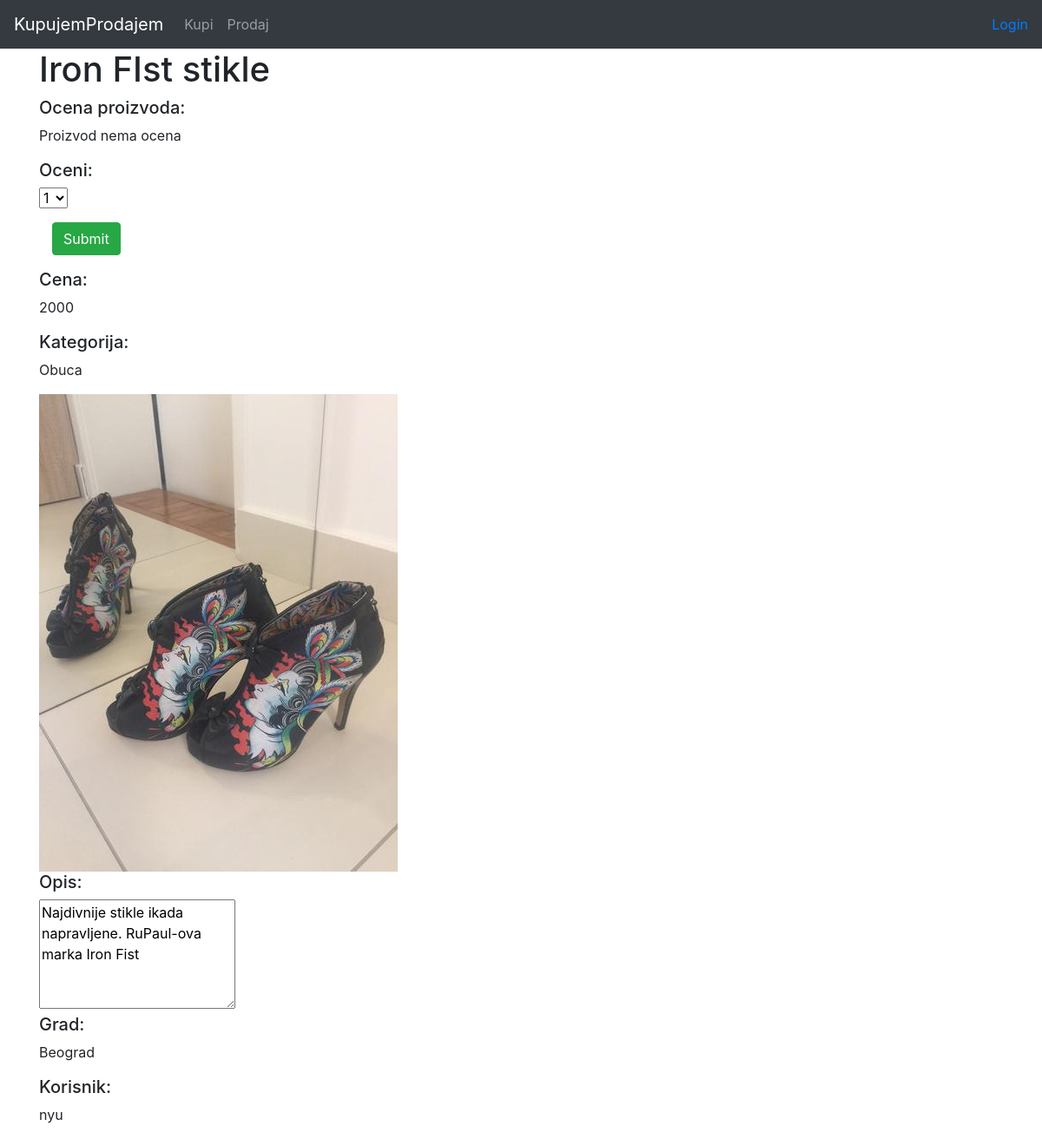
The page /stvar/detalji/5 on the database its author committed.
### stvar/models.py (models this page shows, shortened)
class Stvar(models.Model):
    ime = models.CharField(max_length=250)
    cena = models.PositiveIntegerField()
    opis = models.CharField(max_length=5000)
    kategorija = models.CharField(max_length=50)
    slika = models.FileField(blank=True)
    grad = models.CharField(max_length=30)
    telefon = models.PositiveIntegerField()
    korisnik = models.ForeignKey(User, on_delete=models.CASCADE)

### stvar/views.py (the view)
# urls.py: path('detalji/<int:id>', views.detalji, name='detalji'),
def detalji(request, id):
    stvar = Stvar.objects.get(pk=id)
    korisnik = stvar.korisnik
    user = request.user
    return render(request, 'stvar/detalji.html', {"stvar":stvar, "korisnik":korisnik, "strana":strana})

### stvar/templates/stvar/detalji.html (shortened to what this page needs)
{% extends "stvar/base.html" %}
{% block content %}
    <h1>{{stvar.ime}}</h1>
    <h5>Ocena proizvoda:</h5>
    {% if prosecna_ocena is None %}
        <p>Proizvod nema ocena</p>
    {% else %}
        <p>{{ prosecna_ocena }}</p>
    {% endif %}
    {% if moja_ocena is None %}
    <h5>Oceni:</h5>
        <form class="form-horizontal" role="form" action="" method="post" enctype="multipart/form-data">
            {% include 'stvar/ocene_form_template.html' %}
            <div class="form-group">
                <div class="col-sm-offset-2 col-sm-10">
                    <button type="submit" class="btn btn-success">Submit</button>
                </div>
            </div>
        </form>
    {% elif moja_ocena == "-1" %}
        <p></p>
    {% else %}
        <h5>Moja ocena:</h5>
        <p>{{moja_ocena}}</p>
    {% endif %}
    <h5>Cena:</h5>
    <p>{{stvar.cena}}</p>
    <h5>Kategorija:</h5>
    <p>{{stvar.kategorija}}</p>
    <img src="{{stvar.slika.url}}" alt="img">
    <h5>Opis:</h5>
    <textarea readonly rows="5" cols="20">{{stvar.opis}}</textarea>
    <h5>Grad:</h5>
    <p>{{stvar.grad}}</p>
    <h5>Korisnik:</h5>
    <p>{{korisnik.username}}</p>
{% endblock content %}

### rows shown on the page
Stvar: ime "Iron FIst stikle", cena "2000", kategorija "Obuca", slika (picture), opis "Najdivnije stikle ikada napravljene. RuPaul-ova marka Iron Fist", grad "Beograd"

### other values the page prints
{{ korisnik.username }} "nyu"
form field ocena "1"
